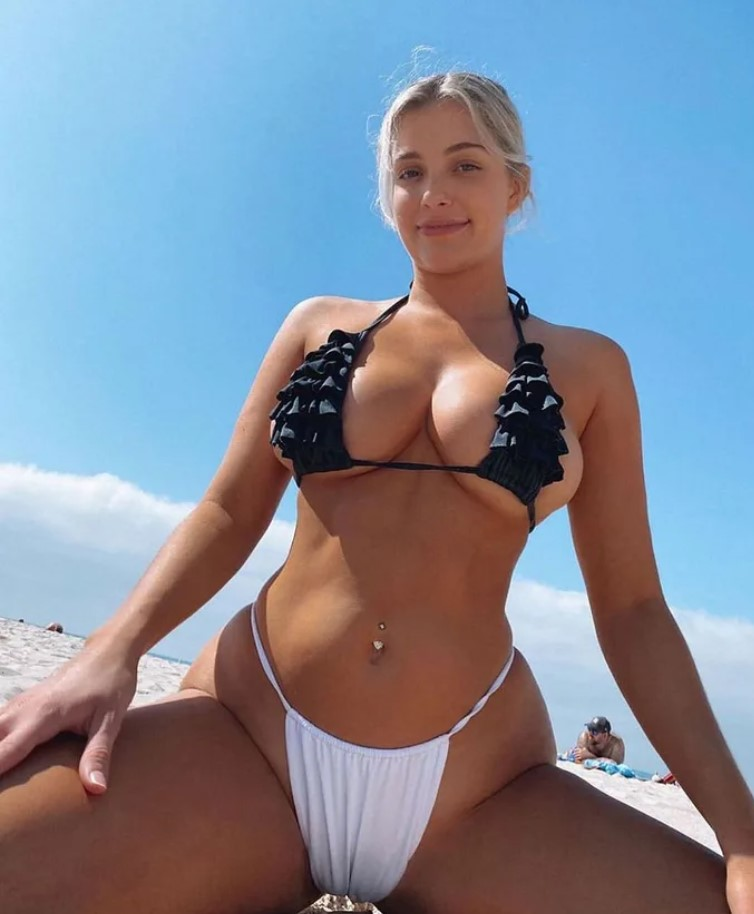
#> input picture 2.jpg, 754 x 914 px
$ python facedetectimg.py
#> lines starting #> are read from the running program, lines starting #| are printed output that depends on the picture; after the words box and inside, x2 and y2 are one past the last pixel; in counts of white or black regions, pixels touching at a corner belong together
import cv2 as cv
face_cascade = cv.CascadeClassifier("haarcascade_frontalface_default.xml")

img = cv.imread("2.jpg")
#> img is the input picture: shape (914, 754, 3); mean B, G, R 154.8, 139.3, 130.3

face_detect = face_cascade.detectMultiScale(img,1.1 , 4)
#> face_detect = [[361, 112, 152, 152]]

for (x,y,w,h) in face_detect:
    cv.rectangle(img, (x,y) , (x+w, y+h),(255,0,0), thickness=3)
#> this loop made 1 pass
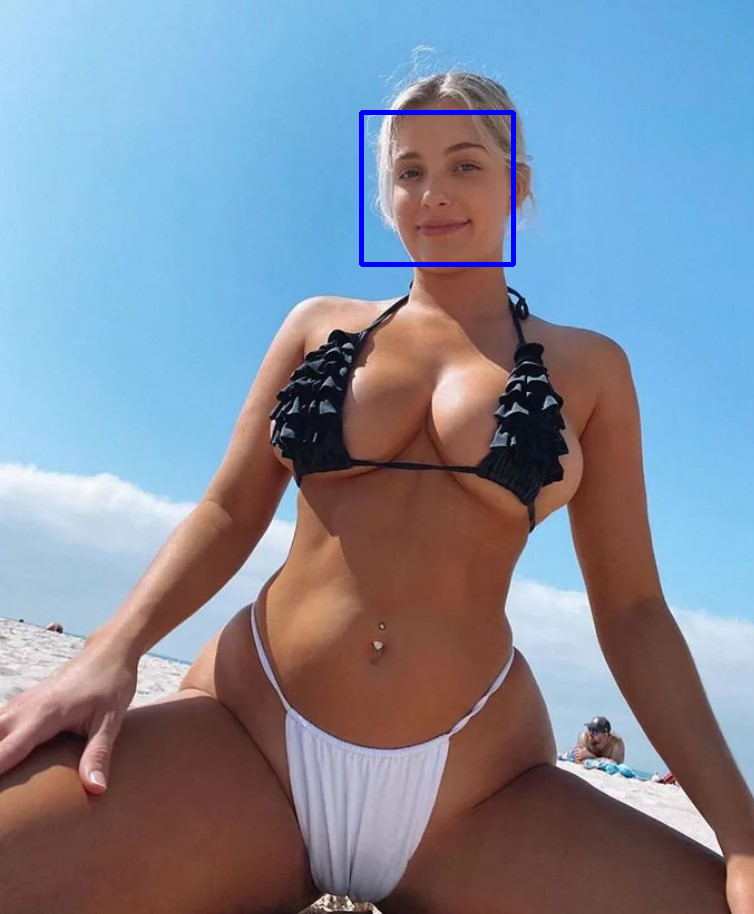
#> img: shape (914, 754, 3); 0.44% of pixels changed, all inside (x1, y1, x2, y2) = (359, 110, 516, 267)

cv.imshow("wjh dyal titiza ", img)
cv.waitKey(0)

$ run again, with 1.jpg copied over 2.jpg
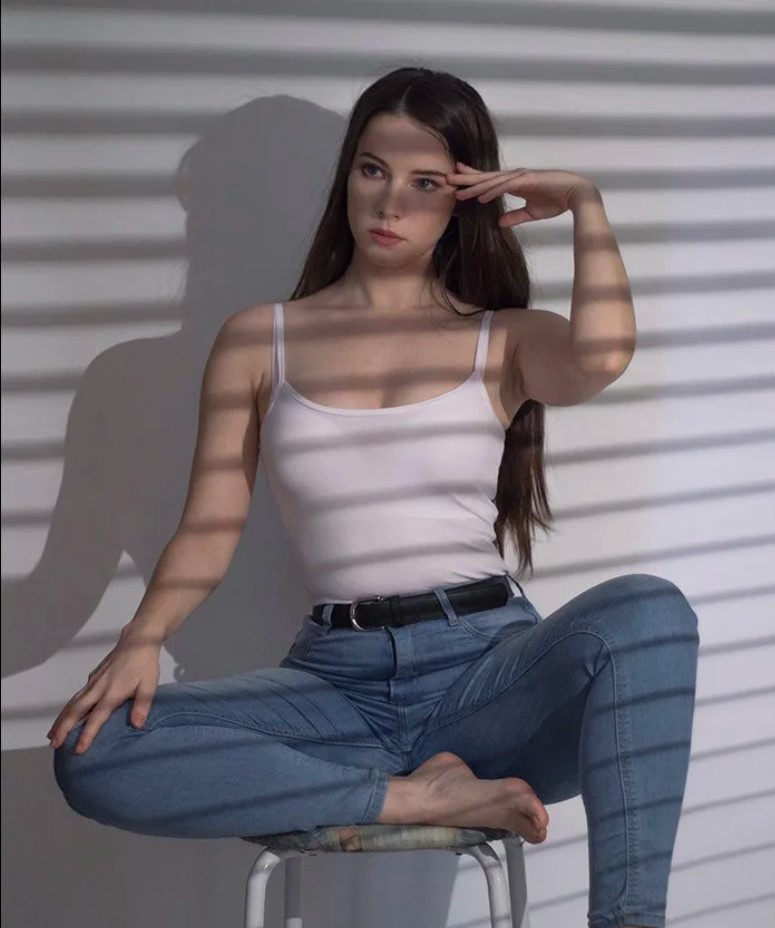
#> input picture 1.jpg, 775 x 928 px
#> img is the input picture: shape (928, 775, 3); mean B, G, R 120.5, 114.1, 119
#> face_detect = [[329, 126, 134, 134]]
#> the loop `for (x,y,w,h) in face_detect:` made 1 pass
#> after the loop `for (x,y,w,h) in face_detect:`:
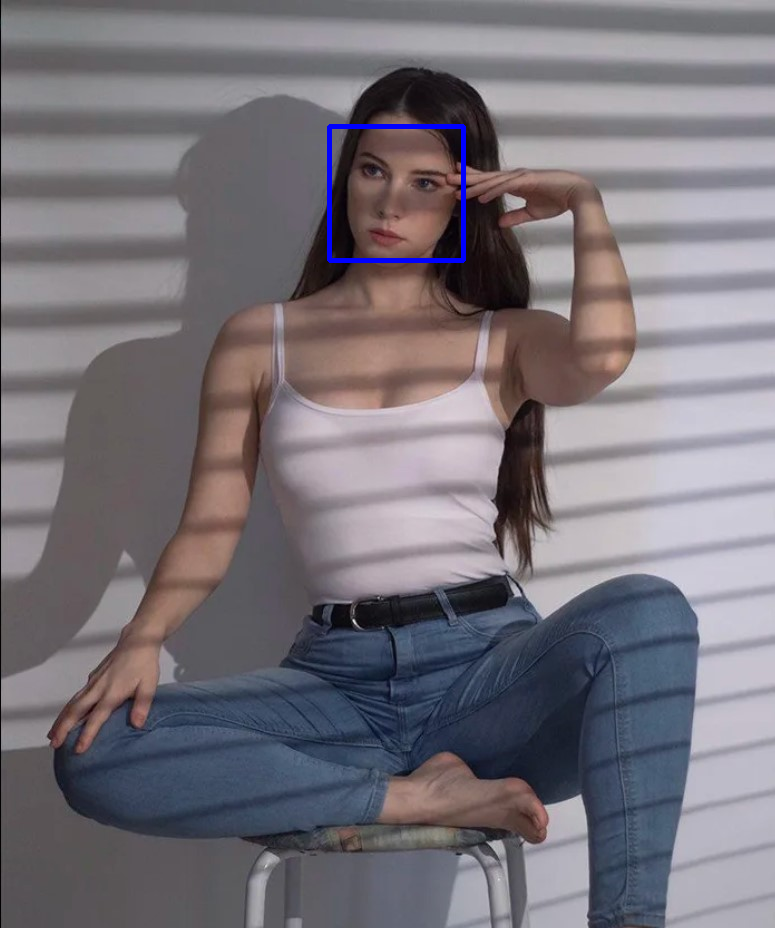
#> img: shape (928, 775, 3); 0.37% of pixels changed, all inside (x1, y1, x2, y2) = (327, 124, 466, 263)
